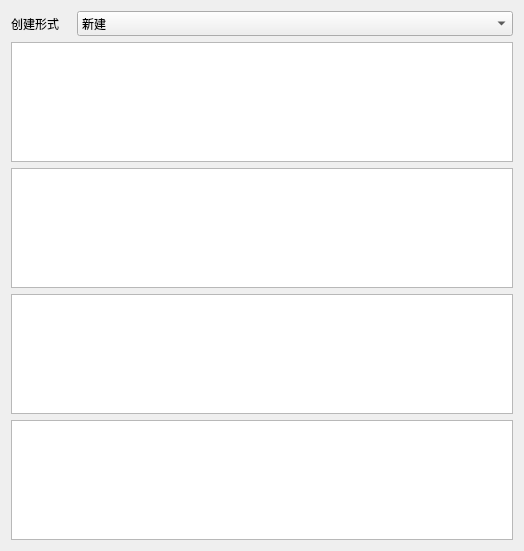
<?xml version="1.0" encoding="UTF-8"?>
<ui version="4.0">
 <class>mAICreateDatasetsAttrClass</class>
 <widget class="QDialog" name="mAICreateDatasetsAttrClass">
  <property name="geometry">
   <rect>
    <x>0</x>
    <y>0</y>
    <width>524</width>
    <height>551</height>
   </rect>
  </property>
  <property name="windowTitle">
   <string>mAICreateDatasetsAttr</string>
  </property>
  <layout class="QVBoxLayout" name="verticalLayout_2">
   <item>
    <layout class="QVBoxLayout" name="verticalLayout">
     <item>
      <layout class="QHBoxLayout" name="horizontalLayout">
       <item>
        <widget class="QLabel" name="label">
         <property name="minimumSize">
          <size>
           <width>60</width>
           <height>0</height>
          </size>
         </property>
         <property name="maximumSize">
          <size>
           <width>60</width>
           <height>16777215</height>
          </size>
         </property>
         <property name="text">
          <string>创建形式</string>
         </property>
        </widget>
       </item>
       <item>
        <widget class="QComboBox" name="comboBox">
         <property name="minimumSize">
          <size>
           <width>0</width>
           <height>25</height>
          </size>
         </property>
         <property name="maximumSize">
          <size>
           <width>16777215</width>
           <height>25</height>
          </size>
         </property>
         <item>
          <property name="text">
           <string>新建</string>
          </property>
         </item>
         <item>
          <property name="text">
           <string>导入</string>
          </property>
         </item>
         <item>
          <property name="text">
           <string>选择</string>
          </property>
         </item>
        </widget>
       </item>
      </layout>
     </item>
     <item>
      <widget class="QTableWidget" name="tableWidget"/>
     </item>
     <item>
      <widget class="QTableWidget" name="tableWidget_3"/>
     </item>
     <item>
      <widget class="QTableWidget" name="tableWidget_4"/>
     </item>
     <item>
      <widget class="QTableWidget" name="tableWidget_2"/>
     </item>
     <item>
      <spacer name="verticalSpacer">
       <property name="orientation">
        <enum>Qt::Vertical</enum>
       </property>
       <property name="sizeHint" stdset="0">
        <size>
         <width>20</width>
         <height>40</height>
        </size>
       </property>
      </spacer>
     </item>
    </layout>
   </item>
  </layout>
 </widget>
 <layoutdefault spacing="6" margin="11"/>
 <resources/>
 <connections/>
</ui>
